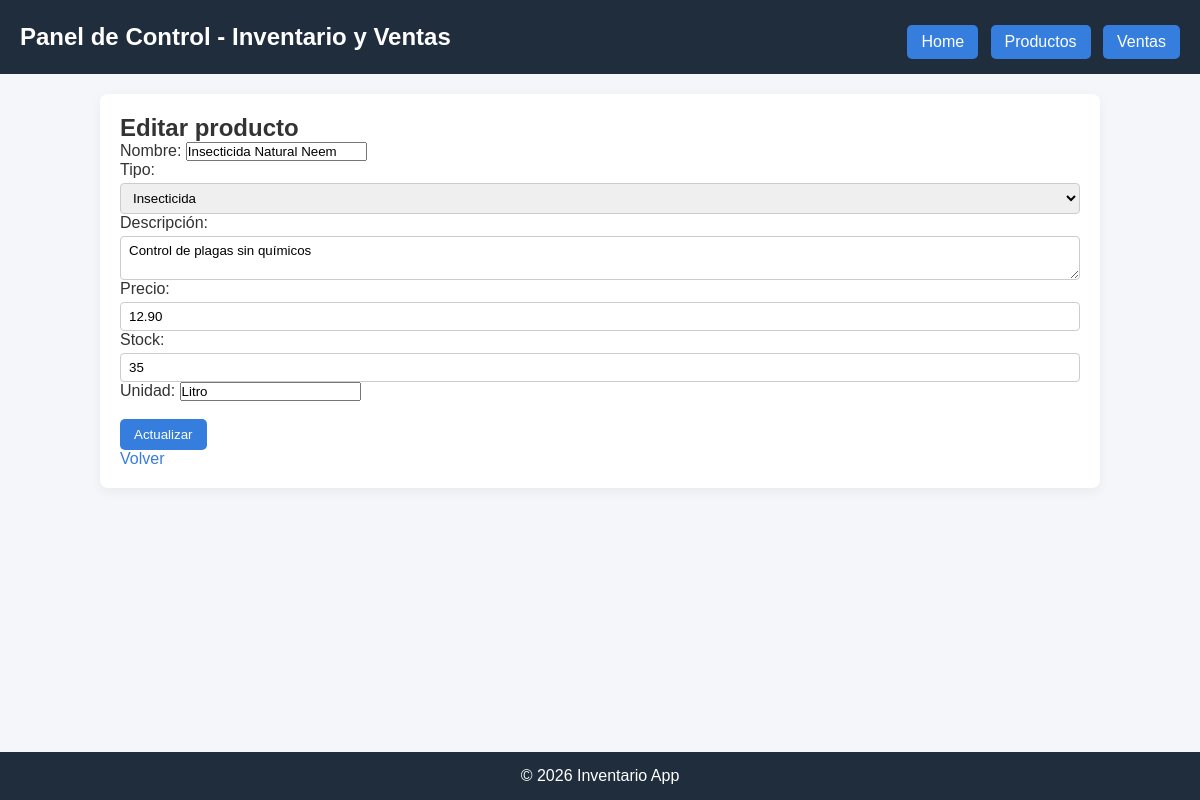
The page /index.php?modulo=productos_editar&id=3 on the database as committed earlier.
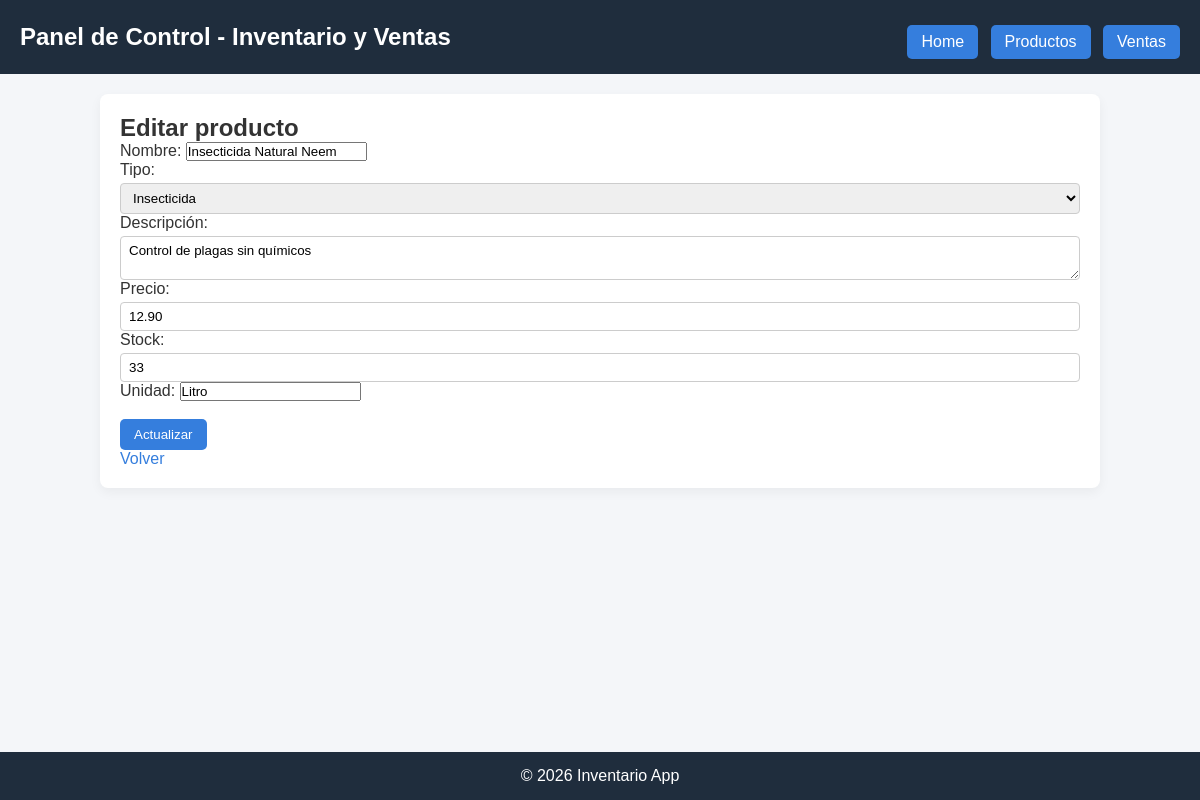
The same page on the database as committed later.
### tables this page shows
CREATE TABLE `productos` (
  `id` int NOT NULL,
  `nombre` varchar(150) NOT NULL,
  `tipo` enum('Fertilizante','Abono','Insecticida','Fungicida','Herbicida') NOT NULL,
  `descripcion` text,
  `precio` decimal(10,2) NOT NULL,
  `stock` int NOT NULL,
  `unidad` varchar(50) NOT NULL,
  `created_at` timestamp NULL DEFAULT CURRENT_TIMESTAMP
);

### config/database.php (called while the page is built, shortened)
<?php
class Database {
    private $host = "localhost";
    private $db   = "inventario";
    private $user = "root";
    private $pass = "1234";
    private $charset = "utf8mb4";
    public function conectar() {
        try {
            $dsn = "mysql:host={$this->host};dbname={$this->db};charset={$this->charset}";
            $pdo = new PDO($dsn, $this->user, $this->pass);
            $pdo->setAttribute(PDO::ATTR_ERRMODE, PDO::ERRMODE_EXCEPTION);
            return $pdo;
        } catch (PDOException $e) {
            die("Error de conexión: " . $e->getMessage());
        }
    }
}
?>

### models/producto.php (called while the page is built, shortened)
<?php
require_once '../config/database.php';
class Producto {
    private $conn;
    public function __construct($conexion) {
        $this->conn = $conexion;
    }
    public function obtenerPorId($id) {
    $sql = "SELECT * FROM productos WHERE id = :id";
    $stmt = $this->conn->prepare($sql);
    $stmt->execute([':id' => $id]);
    return $stmt->fetch(PDO::FETCH_ASSOC);
    }
}
?>

### public/productos_editar.php (the view, shortened to what this page needs)
<?php
require_once '../controllers/ProductoController.php';
require_once '../models/Producto.php';
require_once '../config/database.php';
$id = $_GET['id'] ?? null;
$db = new Database();
$modelo = new Producto($db->conectar());
$producto = $modelo->obtenerPorId($id);
?>
<h2>Editar producto</h2>
<form method="post">
    Nombre: <input name="nombre" value="<?= $producto['nombre'] ?>"><br>
    Tipo:
    <select name="tipo">
        <?php
        $tipos = ['Fertilizante','Abono','Insecticida','Fungicida','Herbicida'];
        foreach ($tipos as $t) {
            $sel = ($producto['tipo'] == $t) ? 'selected' : '';
            echo "<option $sel>$t</option>";
        }
        ?>
    </select><br>
    Descripción: <textarea name="descripcion"><?= $producto['descripcion'] ?></textarea><br>
    Precio: <input type="number" step="0.01" name="precio" value="<?= $producto['precio'] ?>"><br>
    Stock: <input type="number" name="stock" value="<?= $producto['stock'] ?>"><br>
    Unidad: <input name="unidad" value="<?= $producto['unidad'] ?>"><br><br>
    <button type="submit">Actualizar</button>
</form>
<a href="index.php?modulo=productos_listar">Volver</a>

Rows that differ between the two databases and show on the page:
changed productos "Insecticida Natural Neem": stock "35" → "33"
